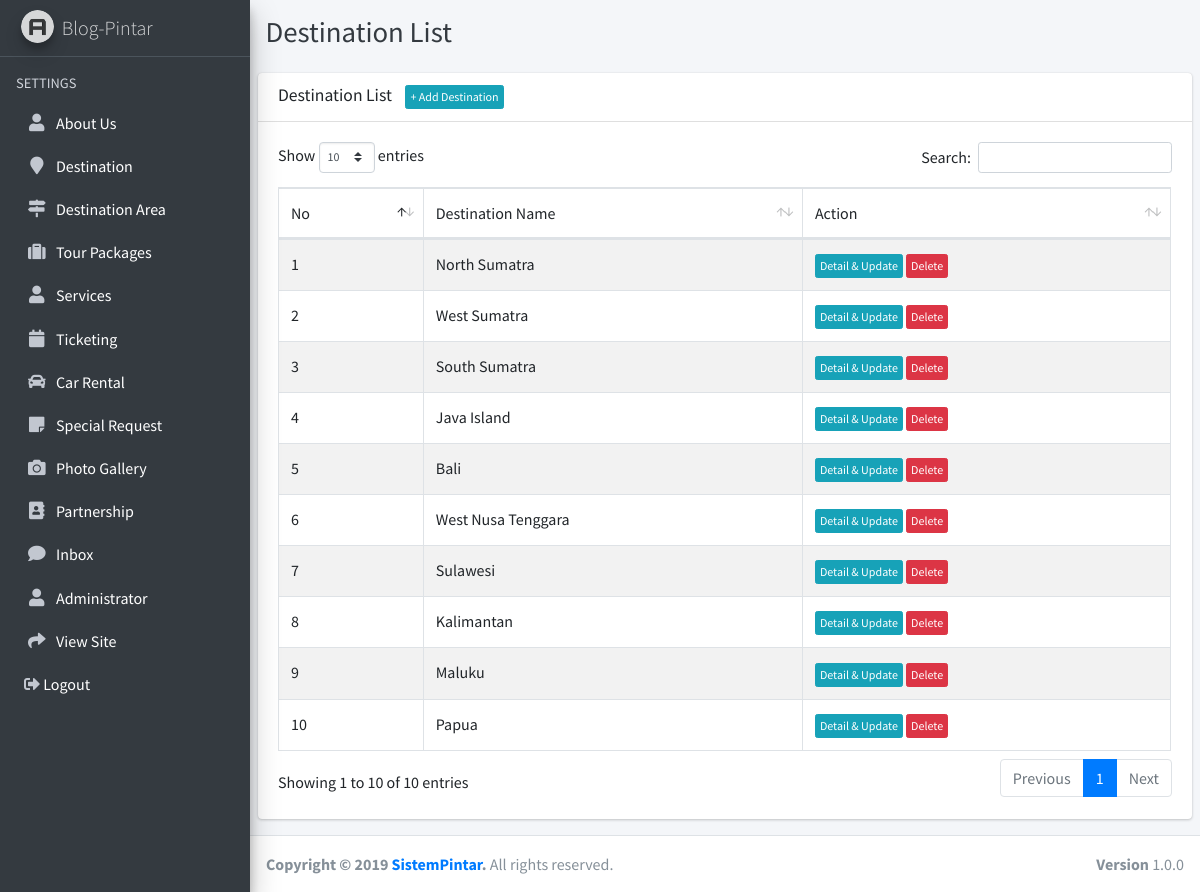
The app's page /admin/destination/index.php (signed in), older data.
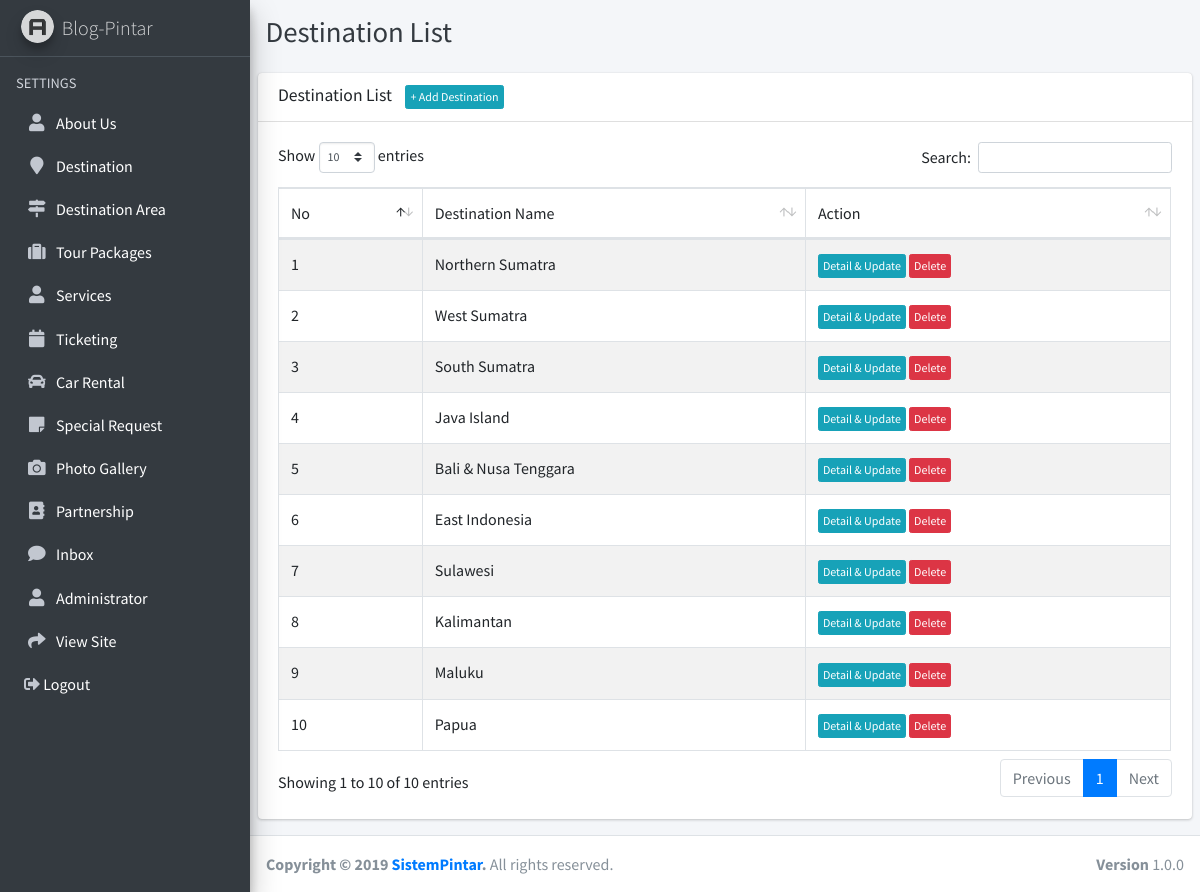
The same page, newer data.
### tables this page shows
CREATE TABLE IF NOT EXISTS `destinasi` (
`id` int(10) NOT NULL,
  `nama` varchar(100) DEFAULT NULL,
  `deskripsi` text,
  `deskripsi_singkat` text NOT NULL,
  `gambar` varchar(100) DEFAULT NULL
);

### admin/destination/index.php (the view, shortened to what this page needs)
<!DOCTYPE html>
<html>
<?php include '../adm_template/head.php'; ?>
<body class="hold-transition sidebar-mini layout-fixed">
<div class="wrapper">
  <?php include '../adm_template/sidebar.php'; ?>
  <div class="content-wrapper">
    <div class="content-header">
      <div class="container-fluid">
        <div class="row mb-2">
          <div class="col-sm-6">
            <h1 class="m-0 text-dark">Destination List</h1>
          </div>
        </div>
      </div>
    </div>
    <section class="content">
      <div class="row">
        <div class="col-12">
          <div class="card">
            <div class="card-header">
              <h3 class="card-title">Destination List
                <span style="margin-left: 10px;"><a href="tambah" class="btn btn-info btn-xs">+ Add Destination</a></span>
              </h3>
            </div>
            <div class="card-body">
              <table id="example1" class="table table-bordered table-striped">
                <thead>
                  <tr>
                    <td>No</td>
                    <td>Destination Name</td>
                    <td>Action</td>
                  </tr>
                </thead>
                <tbody>
                  <?php
                  $query_mysql = mysqli_query($koneksi,"SELECT * FROM destinasi")or die(mysqli_error());
                  $nomor = 1;
                  while($data = mysqli_fetch_array($query_mysql)){
                    $idDestinasi = $data['id'];
                    $namaDestinasi = $data['nama'];
                  ?>
                  <tr>
                    <td><?php echo $nomor++; ?></td>
                    <td><?php echo $namaDestinasi; ?></td>
                    <td>
                      <a href='ubah?idDestinasi=<?php echo $idDestinasi; ?>' class="btn btn-info btn-xs">Detail & Update</a>
                      <a href='hapus?idDestinasi=<?php echo $idDestinasi; ?>' class="btn btn-danger btn-xs">Delete</a>
                    </td>
                  </tr>
                  <?php } ?>
                </tbody>
              </table>
            </div>
          </div>
        </div>
      </div>
    </section>
  </div>
  <?php include '../adm_template/footer.php'; ?>
</div>
</body>
</html>

### admin/adm_template/head.php (shortened to what this page needs)
<head>
  <link rel="stylesheet" href="../plugins/fontawesome-free/css/all.min.css">
  <link rel="stylesheet" href="https://code.ionicframework.com/ionicons/2.0.1/css/ionicons.min.css">
  <link rel="stylesheet" href="../plugins/tempusdominus-bootstrap-4/css/tempusdominus-bootstrap-4.min.css">
  <link rel="stylesheet" href="../plugins/icheck-bootstrap/icheck-bootstrap.min.css">
  <link rel="stylesheet" href="../plugins/jqvmap/jqvmap.min.css">
  <link rel="stylesheet" href="../dist/css/adminlte.min.css">
  <link rel="stylesheet" href="../plugins/overlayScrollbars/css/OverlayScrollbars.min.css">
  <link rel="stylesheet" href="../plugins/daterangepicker/daterangepicker.css">
  <link rel="stylesheet" href="../plugins/summernote/summernote-bs4.css">
  <link rel="stylesheet" href="../plugins/datatables-bs4/css/dataTables.bootstrap4.css">
</head>

### admin/adm_template/sidebar.php
<aside class="main-sidebar sidebar-dark-primary elevation-4">
  <a href="index" class="brand-link">
    <img src="../dist/img/AdminLTELogo.png" alt="AdminLTE Logo" class="brand-image img-circle elevation-3"
         style="opacity: .8">
    <span class="brand-text font-weight-light">Blog-Pintar</span>
  </a>
  <div class="sidebar">
    <?php include '../adm_template/sidebar_menu.php'; ?>
  </div>
</aside>

### admin/adm_template/sidebar_menu.php
<nav class="mt-2">
  <ul class="nav nav-pills nav-sidebar flex-column" data-widget="treeview" role="menu" data-accordion="false">
    <li class="nav-header">SETTINGS</li>
    <li class="nav-item">
      <a href="../tentang" class="nav-link">
        <i class="nav-icon fa fa-user"></i>
        <p style="color: white">
          About Us
        </p>
      </a>
    </li>
    <li class="nav-item">
      <a href="../destination" class="nav-link">
        <i class="nav-icon fa fa-map-marker"></i>
        <p style="color: white">
          Destination
        </p>
      </a>
    </li>
    <li class="nav-item">
      <a href="../destination-area" class="nav-link">
        <i class="nav-icon fa fa-map-signs"></i>
        <p style="color: white">
          Destination Area
        </p>
      </a>
    </li>
    <li class="nav-item">
      <a href="../tour-packages" class="nav-link">
        <i class="nav-icon fa fa-suitcase"></i>
        <p style="color: white">
          Tour Packages
        </p>
      </a>
    </li>
    <li class="nav-item">
      <a href="../destination-area" class="nav-link">
        <i class="nav-icon fa fa-user"></i>
        <p style="color: white">
          Services
        </p>
      </a>
    </li>
    <li class="nav-item">
      <a href="../ticket" class="nav-link">
        <i class="nav-icon fa fa-calendar"></i>
        <p style="color: white">
          Ticketing
        </p>
      </a>
    </li>
    <li class="nav-item">
      <a href="../rental" class="nav-link">
        <i class="nav-icon fa fa-car"></i>
        <p style="color: white">
          Car Rental
        </p>
      </a>
    </li>
    <li class="nav-item">
      <a href="../request" class="nav-link">
        <i class="nav-icon fa fa-sticky-note"></i>
        <p style="color: white">
          Special Request
        </p>
      </a>
    </li>
    <li class="nav-item">
      <a href="../galeri" class="nav-link">
        <i class="nav-icon fa fa-camera"></i>
        <p style="color: white">
          Photo Gallery
        </p>
      </a>
    </li>
    <li class="nav-item">
      <a href="../testimonial/" class="nav-link">
        <i class="nav-icon fa fa-address-book"></i>
        <p style="color: white">
          Partnership
        </p>
      </a>
    </li>
    <li class="nav-item">
      <a href="../inbox" class="nav-link">
        <i class="nav-icon fa fa-comment"></i>
        <p style="color: white">
          Inbox
        </p>
      </a>
    </li>
    <li class="nav-item">
      <a href="../admin" class="nav-link">
        <i class="nav-icon fa fa-user"></i>
        <p style="color: white">
          Administrator
        </p>
      </a>
    </li>
    <li class="nav-item">
      <a href="../../index" class="nav-link" target="_blank">
        <i class="nav-icon fa fa-share"></i>
        <p style="color: white">
          View Site
        </p>
      </a>
    </li>
    <li class="nav-item">
      <a href="../logout" class="nav-link">
        <i class="fas fa-sign-out-alt"></i>
        <p style="color: white">
          Logout
        </p>
      </a>
    </li>
  </ul>
</nav>

### admin/adm_template/footer.php
<footer class="main-footer">
  <strong>Copyright &copy; 2019 <a href="sistempintar.com">SistemPintar</a>.</strong>
  All rights reserved.
  <div class="float-right d-none d-sm-inline-block">
    <b>Version</b> 1.0.0
  </div>
</footer>

Row changes from the older to the newer data that the page shows:
changed destinasi: nama "North Sumatra" → "Northern Sumatra"
changed destinasi: nama "Bali" → "Bali & Nusa Tenggara"
changed destinasi: nama "West Nusa Tenggara" → "East Indonesia"
